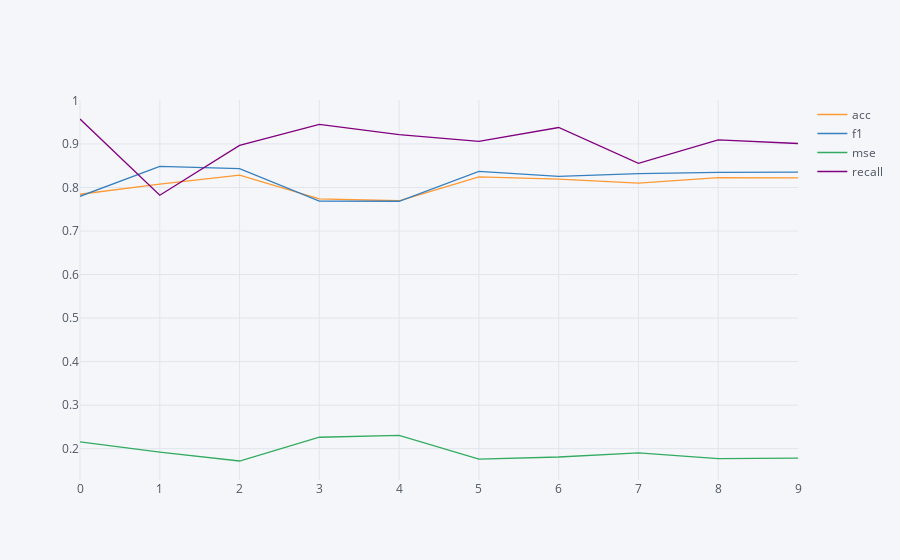
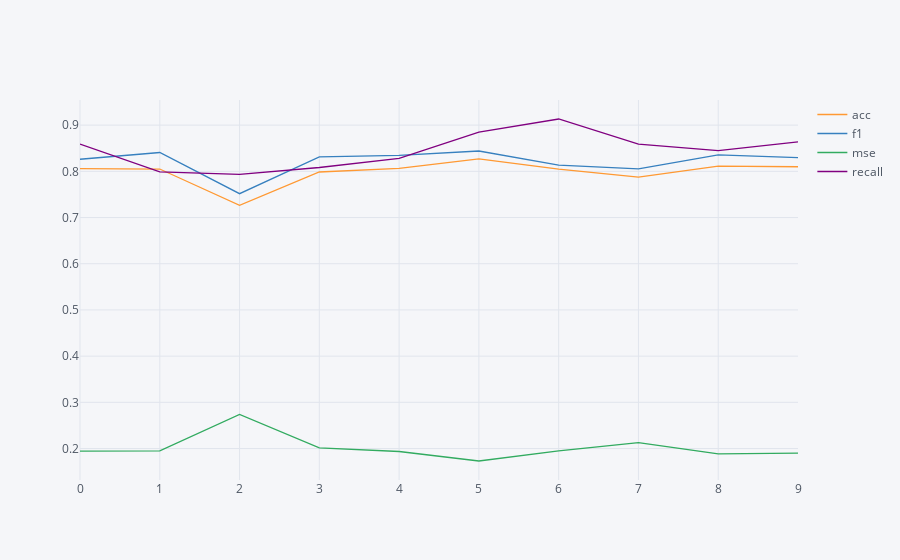

Write notebook code for charts like these, in order.
### Code cell
print('base')
lstm_base_evas.iplot()
print('simplification')
lstm_simpler_evas.iplot()
print('dropout')
lstm_dropout_evas.iplot()
print('dropout 0.2')
lstm_dropout2_evas.iplot()
print('batch normalization')
lstm_bn_evas.iplot()
print('glorot initialization')
lstm_glorot_evas.iplot()
print('glorot initialization without batch normalization')
lstm_glorot_wo_bn_evas.iplot()
print('double lstm')
lstm_double_evas.iplot()
print('convolutional lstm')
lstm_conv_evas.iplot()
print('convolutional 2d lstm')
lstm_conv1d_evas.iplot()
print('bidirectional lstm')
lstm_bidirectional_evas.iplot()

### Figure 1 — Plotly figure (JSON) as saved in the notebook; plotly's stock layout.template omitted (floating-point values rounded to 4 significant figures)
{"data": [{"line": {"color": "rgba(255, 153, 51, 1.0)", "dash": "solid", "shape": "linear", "width": 1.3}, "mode": "lines", "name": "acc", "text": "", "type": "scatter", "uid": "96881994-20c0-4f0a-8742-e6f65dc4152f", "x": [0, 1, 2, 3, 4, 5, 6, 7, 8, 9], "y": [0.7844, 0.8078, 0.8284, 0.7738, 0.7695, 0.8241, 0.8191, 0.8099, 0.8227, 0.822]}, {"line": {"color": "rgba(55, 128, 191, 1.0)", "dash": "solid", "shape": "linear", "width": 1.3}, "mode": "lines", "name": "f1", "text": "", "type": "scatter", "uid": "14860af5-10e1-4b03-9141-783e92db928f", "x": [0, 1, 2, 3, 4, 5, 6, 7, 8, 9], "y": [0.7797, 0.8483, 0.8433, 0.7687, 0.7684, 0.8368, 0.8255, 0.8317, 0.8347, 0.8354]}, {"line": {"color": "rgba(50, 171, 96, 1.0)", "dash": "solid", "shape": "linear", "width": 1.3}, "mode": "lines", "name": "mse", "text": "", "type": "scatter", "uid": "48c95f10-3b49-47ff-97e1-f1b71dd19ba7", "x": [0, 1, 2, 3, 4, 5, 6, 7, 8, 9], "y": [0.2156, 0.1922, 0.1716, 0.2262, 0.2305, 0.1759, 0.1809, 0.1901, 0.1773, 0.178]}, {"line": {"color": "rgba(128, 0, 128, 1.0)", "dash": "solid", "shape": "linear", "width": 1.3}, "mode": "lines", "name": "recall", "text": "", "type": "scatter", "uid": "09b2f3cf-b811-400a-aec2-adebccd264eb", "x": [0, 1, 2, 3, 4, 5, 6, 7, 8, 9], "y": [0.9573, 0.7822, 0.8967, 0.9447, 0.9214, 0.906, 0.9378, 0.8553, 0.9092, 0.901]}], "layout": {"legend": {"bgcolor": "#F5F6F9", "font": {"color": "#4D5663"}}, "paper_bgcolor": "#F5F6F9", "plot_bgcolor": "#F5F6F9", "title": {"font": {"color": "#4D5663"}}, "xaxis": {"gridcolor": "#E1E5ED", "showgrid": true, "tickfont": {"color": "#4D5663"}, "title": {"font": {"color": "#4D5663"}, "text": ""}, "zerolinecolor": "#E1E5ED"}, "yaxis": {"gridcolor": "#E1E5ED", "showgrid": true, "tickfont": {"color": "#4D5663"}, "title": {"font": {"color": "#4D5663"}, "text": ""}, "zerolinecolor": "#E1E5ED"}}}

### Figure 2 — Plotly figure (JSON) as saved in the notebook; plotly's stock layout.template omitted (floating-point values rounded to 4 significant figures)
{"data": [{"line": {"color": "rgba(255, 153, 51, 1.0)", "dash": "solid", "shape": "linear", "width": 1.3}, "mode": "lines", "name": "acc", "text": "", "type": "scatter", "uid": "5cb29279-5ab5-4d78-8b97-9c175ef5a03b", "x": [0, 1, 2, 3, 4, 5, 6, 7, 8, 9], "y": [0.8057, 0.805, 0.7262, 0.7986, 0.8064, 0.827, 0.805, 0.7872, 0.8113, 0.8099]}, {"line": {"color": "rgba(55, 128, 191, 1.0)", "dash": "solid", "shape": "linear", "width": 1.3}, "mode": "lines", "name": "f1", "text": "", "type": "scatter", "uid": "874647c4-c150-4236-a952-af10942905ca", "x": [0, 1, 2, 3, 4, 5, 6, 7, 8, 9], "y": [0.8261, 0.8408, 0.7516, 0.8314, 0.8344, 0.844, 0.8136, 0.8052, 0.8356, 0.8297]}, {"line": {"color": "rgba(50, 171, 96, 1.0)", "dash": "solid", "shape": "linear", "width": 1.3}, "mode": "lines", "name": "mse", "text": "", "type": "scatter", "uid": "adbae019-8edf-4e4e-9269-2a914d2107df", "x": [0, 1, 2, 3, 4, 5, 6, 7, 8, 9], "y": [0.1943, 0.195, 0.2738, 0.2014, 0.1936, 0.173, 0.195, 0.2128, 0.1887, 0.1901]}, {"line": {"color": "rgba(128, 0, 128, 1.0)", "dash": "solid", "shape": "linear", "width": 1.3}, "mode": "lines", "name": "recall", "text": "", "type": "scatter", "uid": "44d31cdd-8d06-40a2-beb7-d4fcb71c23ae", "x": [0, 1, 2, 3, 4, 5, 6, 7, 8, 9], "y": [0.8588, 0.7987, 0.7935, 0.8083, 0.8279, 0.8847, 0.9132, 0.8587, 0.845, 0.8638]}], "layout": {"legend": {"bgcolor": "#F5F6F9", "font": {"color": "#4D5663"}}, "paper_bgcolor": "#F5F6F9", "plot_bgcolor": "#F5F6F9", "title": {"font": {"color": "#4D5663"}}, "xaxis": {"gridcolor": "#E1E5ED", "showgrid": true, "tickfont": {"color": "#4D5663"}, "title": {"font": {"color": "#4D5663"}, "text": ""}, "zerolinecolor": "#E1E5ED"}, "yaxis": {"gridcolor": "#E1E5ED", "showgrid": true, "tickfont": {"color": "#4D5663"}, "title": {"font": {"color": "#4D5663"}, "text": ""}, "zerolinecolor": "#E1E5ED"}}}
